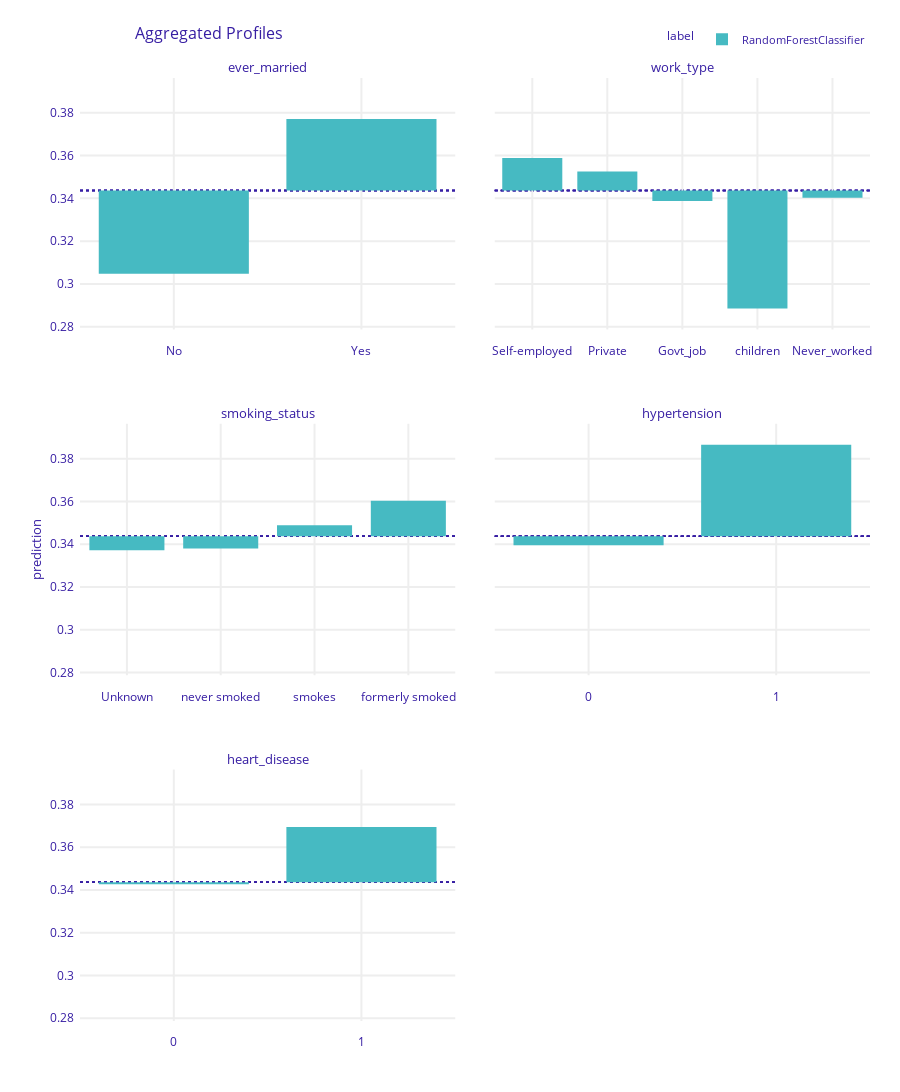

Source (notebook cell):
### Code cell
pd_rf_ca = exp_forest.model_profile(variable_type = 'categorical', variables = ['ever_married','work_type', 'smoking_status','hypertension','heart_disease'] )
pd_rf_ca.plot(geom = 'profiles')

### Figure 1 — Plotly figure (JSON) as saved in the notebook; plotly's stock layout.template omitted (floating-point values rounded to 4 significant figures)
{"data": [{"alignmentgroup": "True", "base": [0.3436, 0.3436], "customdata": [[0.3048, "RandomForestClassifier", "ever_married"], [0.3771, "RandomForestClassifier", "ever_married"]], "hovertemplate": "<b>%{hovertext}</b><br><br>mean_prediction=%{base:.3f}<br>prediction=%{customdata[0]:.3f}<extra></extra>", "hovertext": ["RandomForestClassifier", "RandomForestClassifier"], "legendgroup": "RandomForestClassifier", "marker": {"color": "#46bac2", "pattern": {"shape": ""}}, "name": "RandomForestClassifier", "offsetgroup": "RandomForestClassifier", "orientation": "v", "showlegend": true, "textposition": "auto", "type": "bar", "x": ["No", "Yes"], "xaxis": "x5", "y": [-0.03888, 0.03348], "yaxis": "y5"}, {"alignmentgroup": "True", "base": [0.3436, 0.3436, 0.3436, 0.3436, 0.3436], "customdata": [[0.3589, "RandomForestClassifier", "work_type"], [0.3525, "RandomForestClassifier", "work_type"], [0.3388, "RandomForestClassifier", "work_type"], [0.2885, "RandomForestClassifier", "work_type"], [0.3403, "RandomForestClassifier", "work_type"]], "hovertemplate": "<b>%{hovertext}</b><br><br>mean_prediction=%{base:.3f}<br>prediction=%{customdata[0]:.3f}<extra></extra>", "hovertext": ["RandomForestClassifier", "RandomForestClassifier", "RandomForestClassifier", "RandomForestClassifier", "RandomForestClassifier"], "legendgroup": "RandomForestClassifier", "marker": {"color": "#46bac2", "pattern": {"shape": ""}}, "name": "RandomForestClassifier", "offsetgroup": "RandomForestClassifier", "orientation": "v", "showlegend": false, "textposition": "auto", "type": "bar", "x": ["Self-employed", "Private", "Govt_job", "children", "Never_worked"], "xaxis": "x6", "y": [0.01524, 0.00889, -0.004817, -0.05516, -0.003325], "yaxis": "y6"}, {"alignmentgroup": "True", "base": [0.3436, 0.3436, 0.3436, 0.3436], "customdata": [[0.3372, "RandomForestClassifier", "smoking_status"], [0.3379, "RandomForestClassifier", "smoking_status"], [0.3488, "RandomForestClassifier", "smoking_status"], [0.3603, "RandomForestClassifier", "smoking_status"]], "hovertemplate": "<b>%{hovertext}</b><br><br>mean_prediction=%{base:.3f}<br>prediction=%{customdata[0]:.3f}<extra></extra>", "hovertext": ["RandomForestClassifier", "RandomForestClassifier", "RandomForestClassifier", "RandomForestClassifier"], "legendgroup": "RandomForestClassifier", "marker": {"color": "#46bac2", "pattern": {"shape": ""}}, "name": "RandomForestClassifier", "offsetgroup": "RandomForestClassifier", "orientation": "v", "showlegend": false, "textposition": "auto", "type": "bar", "x": ["Unknown", "never smoked", "smokes", "formerly smoked"], "xaxis": "x3", "y": [-0.006441, -0.005721, 0.005198, 0.01664], "yaxis": "y3"}, {"alignmentgroup": "True", "base": [0.3436, 0.3436], "customdata": [[0.3395, "RandomForestClassifier", "hypertension"], [0.3865, "RandomForestClassifier", "hypertension"]], "hovertemplate": "<b>%{hovertext}</b><br><br>mean_prediction=%{base:.3f}<br>prediction=%{customdata[0]:.3f}<extra></extra>", "hovertext": ["RandomForestClassifier", "RandomForestClassifier"], "legendgroup": "RandomForestClassifier", "marker": {"color": "#46bac2", "pattern": {"shape": ""}}, "name": "RandomForestClassifier", "offsetgroup": "RandomForestClassifier", "orientation": "v", "showlegend": false, "textposition": "auto", "type": "bar", "x": ["0", "1"], "xaxis": "x4", "y": [-0.004126, 0.04287], "yaxis": "y4"}, {"alignmentgroup": "True", "base": [0.3436, 0.3436], "customdata": [[0.3427, "RandomForestClassifier", "heart_disease"], [0.3694, "RandomForestClassifier", "heart_disease"]], "hovertemplate": "<b>%{hovertext}</b><br><br>mean_prediction=%{base:.3f}<br>prediction=%{customdata[0]:.3f}<extra></extra>", "hovertext": ["RandomForestClassifier", "RandomForestClassifier"], "legendgroup": "RandomForestClassifier", "marker": {"color": "#46bac2", "pattern": {"shape": ""}}, "name": "RandomForestClassifier", "offsetgroup": "RandomForestClassifier", "orientation": "v", "showlegend": false, "textposition": "auto", "type": "bar", "x": ["0", "1"], "xaxis": "x", "y": [-0.0009871, 0.02575], "yaxis": "y"}], "layout": {"annotations": [{"font": {"size": 13}, "showarrow": false, "text": "heart_disease", "x": 0.2375, "xanchor": "center", "xref": "paper", "y": 0.2667, "yanchor": "bottom", "yref": "paper"}, {"font": {"size": 13}, "showarrow": false, "text": "smoking_status", "x": 0.2375, "xanchor": "center", "xref": "paper", "y": 0.6333, "yanchor": "bottom", "yref": "paper"}, {"font": {"size": 13}, "showarrow": false, "text": "hypertension", "x": 0.7625, "xanchor": "center", "xref": "paper", "y": 0.6333, "yanchor": "bottom", "yref": "paper"}, {"font": {"size": 13}, "showarrow": false, "text": "ever_married", "x": 0.2375, "xanchor": "center", "xref": "paper", "y": 1, "yanchor": "bottom", "yref": "paper"}, {"font": {"size": 13}, "showarrow": false, "text": "work_type", "x": 0.7625, "xanchor": "center", "xref": "paper", "y": 1, "yanchor": "bottom", "yref": "paper"}, {"font": {"size": 13}, "showarrow": false, "text": "prediction", "textangle": -90, "x": -0.07, "xref": "paper", "y": 0.5, "yref": "paper"}], "barmode": "group", "font": {"color": "#371ea3"}, "height": 1169, "hovermode": "x unified", "legend": {"font": {"size": 11}, "itemsizing": "constant", "orientation": "h", "title": {"font": {"size": 12}, "text": "label"}, "tracegroupgap": 0, "x": 1, "xanchor": "right", "y": 1.026, "yanchor": "bottom"}, "margin": {"b": 71, "r": 30, "t": 78}, "shapes": [{"layer": "below", "line": {"color": "#371ea3", "dash": "dot", "width": 1.5}, "type": "line", "x0": 0, "x1": 1, "xref": "x domain", "y0": 0.3436, "y1": 0.3436, "yref": "y"}, {"layer": "below", "line": {"color": "#371ea3", "dash": "dot", "width": 1.5}, "type": "line", "x0": 0, "x1": 1, "xref": "x3 domain", "y0": 0.3436, "y1": 0.3436, "yref": "y3"}, {"layer": "below", "line": {"color": "#371ea3", "dash": "dot", "width": 1.5}, "type": "line", "x0": 0, "x1": 1, "xref": "x4 domain", "y0": 0.3436, "y1": 0.3436, "yref": "y4"}, {"layer": "below", "line": {"color": "#371ea3", "dash": "dot", "width": 1.5}, "type": "line", "x0": 0, "x1": 1, "xref": "x5 domain", "y0": 0.3436, "y1": 0.3436, "yref": "y5"}, {"layer": "below", "line": {"color": "#371ea3", "dash": "dot", "width": 1.5}, "type": "line", "x0": 0, "x1": 1, "xref": "x6 domain", "y0": 0.3436, "y1": 0.3436, "yref": "y6"}, {"layer": "below", "line": {"color": "#371ea3", "dash": "dot", "width": 1.5}, "type": "line", "x0": 0, "x1": 1, "xref": "x domain", "y0": 0.3436, "y1": 0.3436, "yref": "y"}, {"layer": "below", "line": {"color": "#371ea3", "dash": "dot", "width": 1.5}, "type": "line", "x0": 0, "x1": 1, "xref": "x3 domain", "y0": 0.3436, "y1": 0.3436, "yref": "y3"}, {"layer": "below", "line": {"color": "#371ea3", "dash": "dot", "width": 1.5}, "type": "line", "x0": 0, "x1": 1, "xref": "x4 domain", "y0": 0.3436, "y1": 0.3436, "yref": "y4"}, {"layer": "below", "line": {"color": "#371ea3", "dash": "dot", "width": 1.5}, "type": "line", "x0": 0, "x1": 1, "xref": "x5 domain", "y0": 0.3436, "y1": 0.3436, "yref": "y5"}, {"layer": "below", "line": {"color": "#371ea3", "dash": "dot", "width": 1.5}, "type": "line", "x0": 0, "x1": 1, "xref": "x6 domain", "y0": 0.3436, "y1": 0.3436, "yref": "y6"}, {"layer": "below", "line": {"color": "#371ea3", "dash": "dot", "width": 1.5}, "type": "line", "x0": 0, "x1": 1, "xref": "x domain", "y0": 0.3436, "y1": 0.3436, "yref": "y"}, {"layer": "below", "line": {"color": "#371ea3", "dash": "dot", "width": 1.5}, "type": "line", "x0": 0, "x1": 1, "xref": "x3 domain", "y0": 0.3436, "y1": 0.3436, "yref": "y3"}, {"layer": "below", "line": {"color": "#371ea3", "dash": "dot", "width": 1.5}, "type": "line", "x0": 0, "x1": 1, "xref": "x4 domain", "y0": 0.3436, "y1": 0.3436, "yref": "y4"}, {"layer": "below", "line": {"color": "#371ea3", "dash": "dot", "width": 1.5}, "type": "line", "x0": 0, "x1": 1, "xref": "x5 domain", "y0": 0.3436, "y1": 0.3436, "yref": "y5"}, {"layer": "below", "line": {"color": "#371ea3", "dash": "dot", "width": 1.5}, "type": "line", "x0": 0, "x1": 1, "xref": "x6 domain", "y0": 0.3436, "y1": 0.3436, "yref": "y6"}, {"layer": "below", "line": {"color": "#371ea3", "dash": "dot", "width": 1.5}, "type": "line", "x0": 0, "x1": 1, "xref": "x domain", "y0": 0.3436, "y1": 0.3436, "yref": "y"}, {"layer": "below", "line": {"color": "#371ea3", "dash": "dot", "width": 1.5}, "type": "line", "x0": 0, "x1": 1, "xref": "x3 domain", "y0": 0.3436, "y1": 0.3436, "yref": "y3"}, {"layer": "below", "line": {"color": "#371ea3", "dash": "dot", "width": 1.5}, "type": "line", "x0": 0, "x1": 1, "xref": "x4 domain", "y0": 0.3436, "y1": 0.3436, "yref": "y4"}, {"layer": "below", "line": {"color": "#371ea3", "dash": "dot", "width": 1.5}, "type": "line", "x0": 0, "x1": 1, "xref": "x5 domain", "y0": 0.3436, "y1": 0.3436, "yref": "y5"}, {"layer": "below", "line": {"color": "#371ea3", "dash": "dot", "width": 1.5}, "type": "line", "x0": 0, "x1": 1, "xref": "x6 domain", "y0": 0.3436, "y1": 0.3436, "yref": "y6"}, {"layer": "below", "line": {"color": "#371ea3", "dash": "dot", "width": 1.5}, "type": "line", "x0": 0, "x1": 1, "xref": "x domain", "y0": 0.3436, "y1": 0.3436, "yref": "y"}, {"layer": "below", "line": {"color": "#371ea3", "dash": "dot", "width": 1.5}, "type": "line", "x0": 0, "x1": 1, "xref": "x3 domain", "y0": 0.3436, "y1": 0.3436, "yref": "y3"}, {"layer": "below", "line": {"color": "#371ea3", "dash": "dot", "width": 1.5}, "type": "line", "x0": 0, "x1": 1, "xref": "x4 domain", "y0": 0.3436, "y1": 0.3436, "yref": "y4"}, {"layer": "below", "line": {"color": "#371ea3", "dash": "dot", "width": 1.5}, "type": "line", "x0": 0, "x1": 1, "xref": "x5 domain", "y0": 0.3436, "y1": 0.3436, "yref": "y5"}, {"layer": "below", "line": {"color": "#371ea3", "dash": "dot", "width": 1.5}, "type": "line", "x0": 0, "x1": 1, "xref": "x6 domain", "y0": 0.3436, "y1": 0.3436, "yref": "y6"}], "title": {"font": {"size": 16}, "text": "Aggregated Profiles", "x": 0.15}, "xaxis": {"anchor": "y", "automargin": true, "domain": [0, 0.475], "fixedrange": true, "gridwidth": 2, "showticklabels": true, "tickcolor": "white", "ticklen": 10, "ticks": "outside", "title": {"text": ""}, "type": "category"}, "xaxis2": {"anchor": "y2", "automargin": true, "domain": [0.525, 1], "fixedrange": true, "gridwidth": 2, "showticklabels": true, "tickcolor": "white", "ticklen": 10, "ticks": "outside", "title": {"text": ""}, "type": "category"}, "xaxis3": {"anchor": "y3", "automargin": true, "domain": [0, 0.475], "fixedrange": true, "gridwidth": 2, "showticklabels": true, "tickcolor": "white", "ticklen": 10, "ticks": "outside", "title": {"text": ""}, "type": "category"}, "xaxis4": {"anchor": "y4", "automargin": true, "domain": [0.525, 1], "fixedrange": true, "gridwidth": 2, "showticklabels": true, "tickcolor": "white", "ticklen": 10, "ticks": "outside", "title": {"text": ""}, "type": "category"}, "xaxis5": {"anchor": "y5", "automargin": true, "domain": [0, 0.475], "fixedrange": true, "gridwidth": 2, "showticklabels": true, "tickcolor": "white", "ticklen": 10, "ticks": "outside", "title": {"text": ""}, "type": "category"}, "xaxis6": {"anchor": "y6", "automargin": true, "domain": [0.525, 1], "fixedrange": true, "gridwidth": 2, "showticklabels": true, "tickcolor": "white", "ticklen": 10, "ticks": "outside", "title": {"text": ""}, "type": "category"}, "yaxis": {"anchor": "x", "automargin": true, "domain": [0, 0.2667], "fixedrange": true, "gridwidth": 2, "range": [0.2787, 0.3963], "tickcolor": "white", "ticklen": 3, "ticks": "outside", "title": {"text": ""}, "type": "linear", "zeroline": false}, "yaxis2": {"anchor": "x2", "automargin": true, "domain": [0, 0.2667], "fixedrange": true, "gridwidth": 2, "matches": "y", "showticklabels": false, "tickcolor": "white", "ticklen": 3, "ticks": "outside", "title": {"text": ""}, "type": "linear", "zeroline": false}, "yaxis3": {"anchor": "x3", "automargin": true, "domain": [0.3667, 0.6333], "fixedrange": true, "gridwidth": 2, "matches": "y", "range": [0.2787, 0.3963], "tickcolor": "white", "ticklen": 3, "ticks": "outside", "title": {"text": ""}, "type": "linear", "zeroline": false}, "yaxis4": {"anchor": "x4", "automargin": true, "domain": [0.3667, 0.6333], "fixedrange": true, "gridwidth": 2, "matches": "y", "showticklabels": false, "tickcolor": "white", "ticklen": 3, "ticks": "outside", "title": {"text": ""}, "type": "linear", "zeroline": false}, "yaxis5": {"anchor": "x5", "automargin": true, "domain": [0.7333, 1], "fixedrange": true, "gridwidth": 2, "matches": "y", "range": [0.2787, 0.3963], "tickcolor": "white", "ticklen": 3, "ticks": "outside", "title": {"text": ""}, "type": "linear", "zeroline": false}, "yaxis6": {"anchor": "x6", "automargin": true, "domain": [0.7333, 1], "fixedrange": true, "gridwidth": 2, "matches": "y", "showticklabels": false, "tickcolor": "white", "ticklen": 3, "ticks": "outside", "title": {"text": ""}, "type": "linear", "zeroline": false}}}
